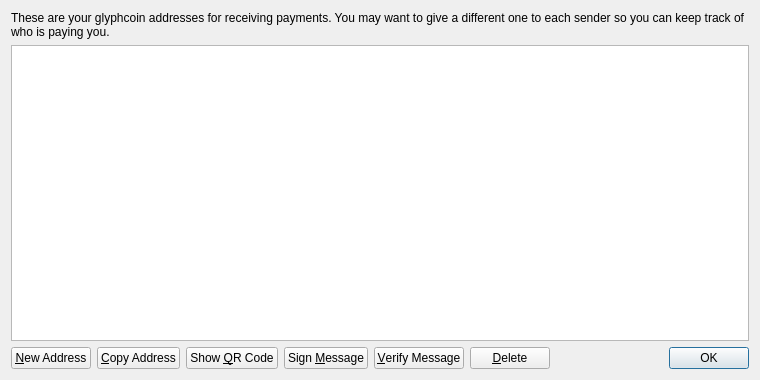
<?xml version="1.0" encoding="UTF-8"?>
<ui version="4.0">
 <class>AddressBookPage</class>
 <widget class="QWidget" name="AddressBookPage">
  <property name="geometry">
   <rect>
    <x>0</x>
    <y>0</y>
    <width>760</width>
    <height>380</height>
   </rect>
  </property>
  <property name="windowTitle">
   <string>Address Book</string>
  </property>
  <layout class="QVBoxLayout" name="verticalLayout">
   <item>
    <widget class="QLabel" name="labelExplanation">
     <property name="text">
      <string>These are your glyphcoin addresses for receiving payments. You may want to give a different one to each sender so you can keep track of who is paying you.</string>
     </property>
     <property name="textFormat">
      <enum>Qt::PlainText</enum>
     </property>
     <property name="wordWrap">
      <bool>true</bool>
     </property>
    </widget>
   </item>
   <item>
    <widget class="QTableView" name="tableView">
     <property name="contextMenuPolicy">
      <enum>Qt::CustomContextMenu</enum>
     </property>
     <property name="toolTip">
      <string>Double-click to edit address or label</string>
     </property>
     <property name="tabKeyNavigation">
      <bool>false</bool>
     </property>
     <property name="alternatingRowColors">
      <bool>true</bool>
     </property>
     <property name="selectionMode">
      <enum>QAbstractItemView::SingleSelection</enum>
     </property>
     <property name="selectionBehavior">
      <enum>QAbstractItemView::SelectRows</enum>
     </property>
     <property name="sortingEnabled">
      <bool>true</bool>
     </property>
     <attribute name="verticalHeaderVisible">
      <bool>false</bool>
     </attribute>
    </widget>
   </item>
   <item>
    <layout class="QHBoxLayout" name="horizontalLayout">
     <item>
      <widget class="QPushButton" name="newAddressButton">
       <property name="toolTip">
        <string>Create a new address</string>
       </property>
       <property name="text">
        <string>&amp;New Address</string>
       </property>
       <property name="icon">
        <iconset resource="../bitcoin.qrc">
         <normaloff>:/icons/add</normaloff>:/icons/add</iconset>
       </property>
      </widget>
     </item>
     <item>
      <widget class="QPushButton" name="copyToClipboard">
       <property name="toolTip">
        <string>Copy the currently selected address to the system clipboard</string>
       </property>
       <property name="text">
        <string>&amp;Copy Address</string>
       </property>
       <property name="icon">
        <iconset resource="../bitcoin.qrc">
         <normaloff>:/icons/editcopy</normaloff>:/icons/editcopy</iconset>
       </property>
      </widget>
     </item>
     <item>
      <widget class="QPushButton" name="showQRCode">
       <property name="text">
        <string>Show &amp;QR Code</string>
       </property>
       <property name="icon">
        <iconset resource="../bitcoin.qrc">
         <normaloff>:/icons/qrcode</normaloff>:/icons/qrcode</iconset>
       </property>
      </widget>
     </item>
     <item>
      <widget class="QPushButton" name="signMessage">
       <property name="toolTip">
        <string>Sign a message to prove you own a glyphcoin address</string>
       </property>
       <property name="text">
        <string>Sign &amp;Message</string>
       </property>
       <property name="icon">
        <iconset resource="../bitcoin.qrc">
         <normaloff>:/icons/edit</normaloff>:/icons/edit</iconset>
       </property>
      </widget>
     </item>
     <item>
      <widget class="QPushButton" name="verifyMessage">
       <property name="toolTip">
        <string>Verify a message to ensure it was signed with a specified glyphcoin address</string>
       </property>
       <property name="text">
        <string>&amp;Verify Message</string>
       </property>
       <property name="icon">
        <iconset resource="../bitcoin.qrc">
         <normaloff>:/icons/transaction_0</normaloff>:/icons/transaction_0</iconset>
       </property>
      </widget>
     </item>
     <item>
      <widget class="QPushButton" name="deleteButton">
       <property name="toolTip">
        <string>Delete the currently selected address from the list</string>
       </property>
       <property name="text">
        <string>&amp;Delete</string>
       </property>
       <property name="icon">
        <iconset resource="../bitcoin.qrc">
         <normaloff>:/icons/remove</normaloff>:/icons/remove</iconset>
       </property>
      </widget>
     </item>
     <item>
      <spacer name="horizontalSpacer">
       <property name="orientation">
        <enum>Qt::Horizontal</enum>
       </property>
       <property name="sizeHint" stdset="0">
        <size>
         <width>40</width>
         <height>20</height>
        </size>
       </property>
      </spacer>
     </item>
     <item>
      <widget class="QDialogButtonBox" name="buttonBox">
       <property name="sizePolicy">
        <sizepolicy hsizetype="Maximum" vsizetype="Fixed">
         <horstretch>0</horstretch>
         <verstretch>0</verstretch>
        </sizepolicy>
       </property>
       <property name="standardButtons">
        <set>QDialogButtonBox::Ok</set>
       </property>
      </widget>
     </item>
    </layout>
   </item>
  </layout>
 </widget>
 <resources>
  <include location="../bitcoin.qrc"/>
 </resources>
 <connections/>
</ui>
